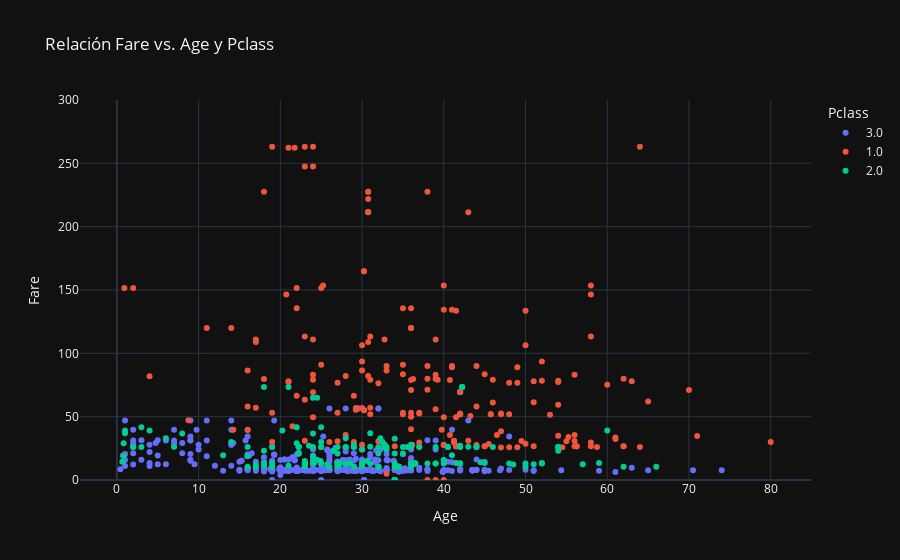

The notebook cell saved with this chart:
### Code cell
fig = px.scatter(df, x='Age', y='Fare', color='Pclass', title='Relación Fare vs. Age y Pclass')
fig.update_yaxes(range=[0, 300]) # limit axis y to 300 for better view
fig.update_layout(template='plotly_dark')
#fig.write_html('Graphics/scatter_fare_age_Pclass_2_300.html')
fig.show()

### Figure 1 — Plotly figure (JSON) as saved in the notebook; plotly's stock layout.template omitted (floating-point values rounded to 4 significant figures; data arrays with more than 128 entries replaced by an {"elided": "..."} marker saying what was removed)
{"data": [{"hovertemplate": "Pclass=3.0<br>Age=%{x}<br>Fare=%{y}<extra></extra>", "legendgroup": "3.0", "marker": {"color": "#636efa", "symbol": "circle"}, "mode": "markers", "name": "3.0", "orientation": "v", "showlegend": true, "type": "scatter", "x": {"elided": "491 float values"}, "xaxis": "x", "y": {"elided": "491 float values"}, "yaxis": "y"}, {"hovertemplate": "Pclass=1.0<br>Age=%{x}<br>Fare=%{y}<extra></extra>", "legendgroup": "1.0", "marker": {"color": "#EF553B", "symbol": "circle"}, "mode": "markers", "name": "1.0", "orientation": "v", "showlegend": true, "type": "scatter", "x": {"elided": "216 float values"}, "xaxis": "x", "y": {"elided": "216 float values"}, "yaxis": "y"}, {"hovertemplate": "Pclass=2.0<br>Age=%{x}<br>Fare=%{y}<extra></extra>", "legendgroup": "2.0", "marker": {"color": "#00cc96", "symbol": "circle"}, "mode": "markers", "name": "2.0", "orientation": "v", "showlegend": true, "type": "scatter", "x": {"elided": "184 float values"}, "xaxis": "x", "y": {"elided": "184 float values"}, "yaxis": "y"}], "layout": {"legend": {"title": {"text": "Pclass"}, "tracegroupgap": 0}, "title": {"text": "Relación Fare vs. Age y Pclass"}, "xaxis": {"anchor": "y", "domain": [0, 1], "title": {"text": "Age"}}, "yaxis": {"anchor": "x", "domain": [0, 1], "range": [0, 300], "title": {"text": "Fare"}}}}
